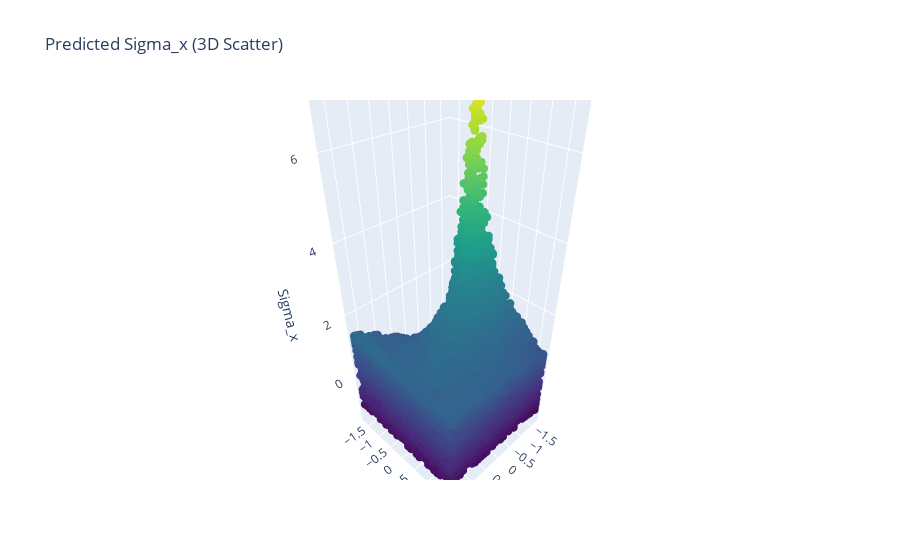

Notebook cell for this chart:
### Code cell
fig = go.Figure(data=[
    go.Scatter3d(
        x=X_test[:, 0], y=X_test[:, 1], z=y_pred[:, 0],
        mode='markers',
        marker=dict(size=3, color=y_pred[:, 0], colorscale='Viridis')
    )
])
fig.update_layout(
    title='Predicted Sigma_x (3D Scatter)',
    scene=dict(
        xaxis_title='x',
        yaxis_title='y',
        zaxis_title='Sigma_x'
    )
)
fig.show()

### Figure 1 — Plotly figure (JSON) as saved in the notebook; plotly's stock layout.template omitted (floating-point values rounded to 4 significant figures; data arrays with more than 128 entries replaced by an {"elided": "..."} marker saying what was removed)
{"data": [{"marker": {"color": {"elided": "21635 float values"}, "colorscale": [[0, "#440154"], [0.1111, "#482878"], [0.2222, "#3e4989"], [0.3333, "#31688e"], [0.4444, "#26828e"], [0.5556, "#1f9e89"], [0.6667, "#35b779"], [0.7778, "#6ece58"], [0.8889, "#b5de2b"], [1, "#fde725"]], "size": 3}, "mode": "markers", "type": "scatter3d", "x": {"elided": "21635 float values"}, "y": {"elided": "21635 float values"}, "z": {"elided": "21635 float values"}}], "layout": {"scene": {"xaxis": {"title": {"text": "x"}}, "yaxis": {"title": {"text": "y"}}, "zaxis": {"title": {"text": "Sigma_x"}}}, "title": {"text": "Predicted Sigma_x (3D Scatter)"}}}
